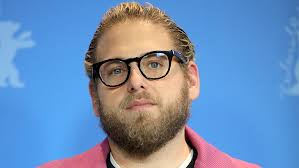
#> input picture images.jpg, 299 x 168 px, found by its file name
$ python lets.py
#> lines starting #> are read from the running program, lines starting #| are printed output that depends on the picture
import cv2
import numpy as np
import matplotlib.pyplot as plt
from sklearn.decomposition import PCA

# Load the Haar Cascade for face detection
face_cascade = cv2.CascadeClassifier(cv2.data.haarcascades + 'haarcascade_frontalface_default.xml')

# Load the images
image_paths = ["/Users/ariellastefansky/python1/images.jpg", "/Users/ariellastefansky/python1/licensed-image.jpg"]
images = [cv2.imread(path, cv2.IMREAD_GRAYSCALE) for path in image_paths]
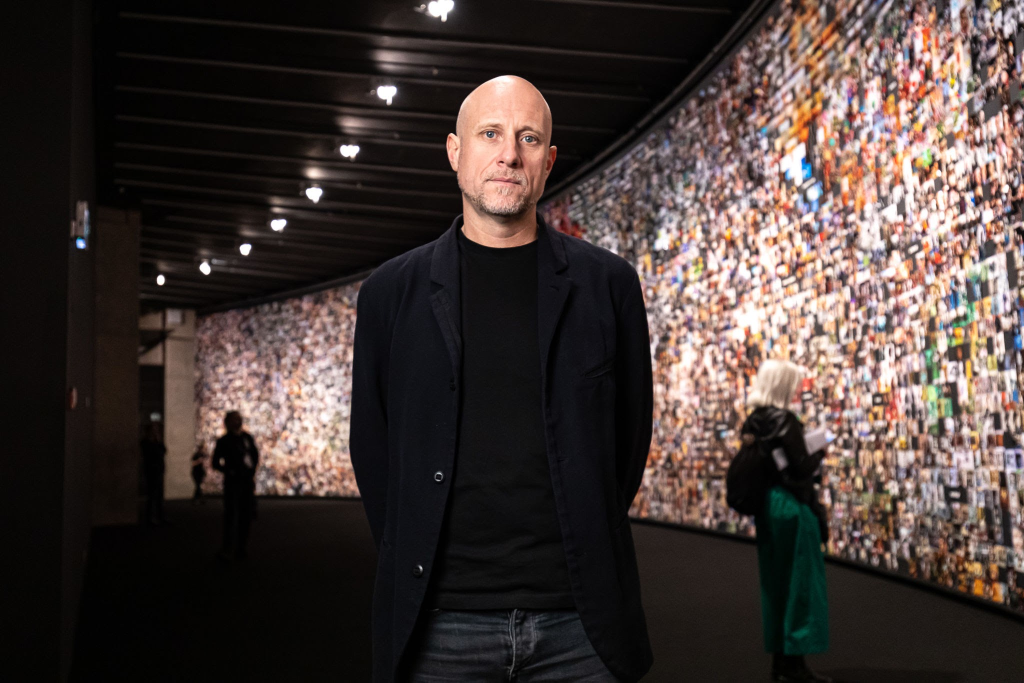
#> input picture licensed-image.jpg, 2048 x 1365 px, found by its file name (shown at 1/2 size)
#> images = 2 items


# Define the desired dimensions
desired_width = 1350
desired_height = 1380

# Initialize lists to store the cropped faces
cropped_faces = []

# Crop the faces in the images
for img in images:
    faces = face_cascade.detectMultiScale(img, scaleFactor=1.1, minNeighbors=5)
    for (x, y, w, h) in faces:
        face = img[y:y + h, x:x + w]
        # Resize the cropped face to the desired dimensions
        resized_face = cv2.resize(face, (desired_width, desired_height))
        cropped_faces.append(resized_face.flatten())
#> this loop made 2 passes
#> faces on pass 1: [[78, 18, 122, 122]]
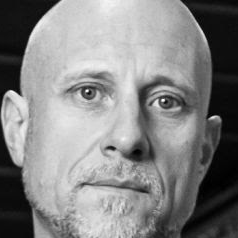
#> face: shape (238, 238); min 0, max 255, mean 132.4
#> after the loop, cropped_faces = 4 items

# Stack the cropped faces together into one dataset
face_data = np.stack(cropped_faces, axis=0)

n_components = len(images)*len(images) # Number of eigenfaces to extract
#> n_components = 4
pca = PCA(n_components=n_components)

# Fit PCA to the cropped face data
pca.fit(face_data)

# Get the eigenfaces
eigenfaces = pca.components_

# Visualize the eigenfaces
plt.figure(figsize=(12, 6))
for i in range(n_components):
    eigenface = eigenfaces[i]
    plt.subplot(1, n_components, i + 1)
    eigenface_rescaled = 255 * (eigenface - eigenface.min()) / (eigenface.max() - eigenface.min())
    plt.imshow(eigenface_rescaled.reshape(desired_height, desired_width), cmap='gray')
    plt.title(f'Eigenface {i + 1}')
    plt.axis('off')

plt.show()
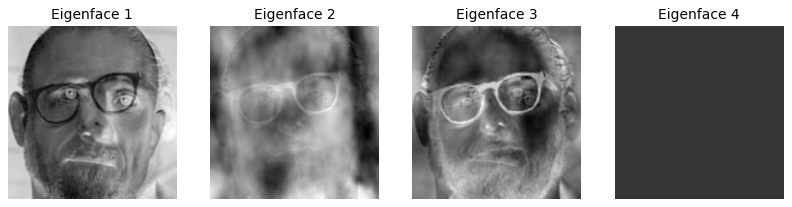
#> figure drawn by matplotlib, 4 panels
